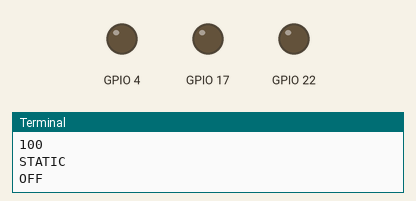
Recording of a program running on a simulated Raspberry Pi (BCM pin numbers). On the bench: output pins drawn as LEDs (lit = HIGH), the last lines printed to the terminal. At 39.1 s the program stops and its outputs stay as they are.

Above: at 0.1 s.
At 8.6 s:
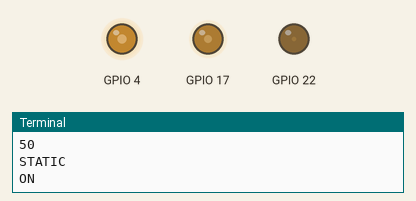
At 32.1 s:
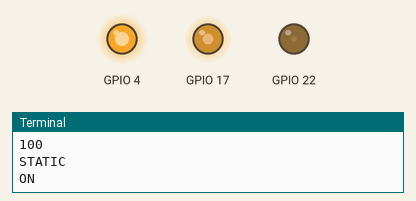
Timing chart, 0 to 40.6 s (numbered marks = the images above):
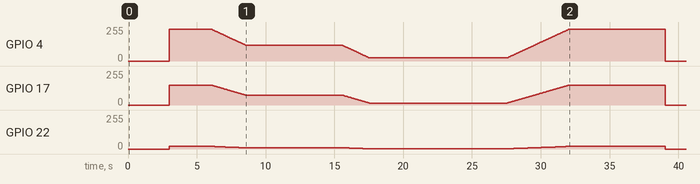

The program:

lights.py
```python
import time

import pigpio

from light_values import *

STATIC = "STATIC"
WAVE = "WAVE"

R_PIN = 4
G_PIN = 17
B_PIN = 22

PINS = RGB(r=R_PIN, g=G_PIN, b=B_PIN)

VCC = 10

OFF = RGB(r=0, g=0, b=0)

class Light(object):
    """Lights object to maintian logic of the state of the lights and
    Gpio ports
    """
    def __init__(self):
        super(Light, self).__init__()
        self.previous_brightness = 100
        self.brightness = 100
        self.color = NATURALISH
        self.mode = STATIC
        self.power_state = "OFF"

        self.pi = pigpio.pi()

    def current_settings(self):
        return {
                   'power_state': self.power_state,
                   'brightness': self.brightness,
                   'mode': self.mode
               }

    def needs_updating(self, light_data):
        if light_data.get('brightness') != self.brightness \
        or light_data.get('mode') != self.mode \
        or light_data.get('power_state') != self.power_state:
            return True
        return False

    def update_lights(self, light_data):
        self.previous_brightness = self.brightness
        self.brightness = light_data.get('brightness')
        self.mode = light_data.get('mode')
        self.power_state = light_data.get('power_state')
        self._update_board()

    def _update_board(self):
        if self.power_state == "ON":
            # Case where called on and no change in brightness
            # if self.previous_brightness == self.brightness:
            #     gpio_brightness = self.previous_brightness * (255/100)
            #     self.pi.set_PWM_dutycycle(PIN, gpio_brightness)
            # # Case where already on and need change in brightness
            # else:
            self._update_brightness()
        else:
            # Case where called off
            self._update_color(OFF)
        print(self.brightness)
        print(self.mode)
        print(self.power_state)

    def _update_brightness(self):
        while self.previous_brightness != self.brightness:
            next_color = RGB(r=int(self.color.r * (self.previous_brightness/100.0)),
                             g=int(self.color.g * (self.previous_brightness/100.0)),
                             b=int(self.color.b * (self.previous_brightness/100.0)))
            self._update_color(next_color)
            diff = self.brightness - self.previous_brightness
            # adjust previous brightness to +/- 1
            self.previous_brightness = self.previous_brightness + \
                (diff) / abs(diff)
            time.sleep(.05)
        final_color = RGB(r=int(self.color.r * (self.brightness/100.0)),
                         g=int(self.color.g * (self.brightness/100.0)),
                         b=int(self.color.b * (self.brightness/100.0)))
        self._update_color(final_color)

    def _update_color(self, rgb_tuple):
        for color in rgb_tuple._fields:
            self.pi.set_PWM_dutycycle(getattr(PINS, color), getattr(rgb_tuple, color))

def update_color(pi, rgb_tuple):
    for color in rgb_tuple._fields:
        pi.set_PWM_dutycycle(getattr(PINS, color), getattr(rgb_tuple, color))

if __name__ == '__main__':
    light = Light()
    light._update_board()
    time.sleep(3)
    light_data_0 = {
        'power_state': "ON",
        'brightness': 100,
        'mode': STATIC
    }
    light.update_lights(light_data_0)
    time.sleep(3)
    light_data_1 = {
        'power_state': "ON",
        'brightness': 50,
        'mode': STATIC
    }
    light.update_lights(light_data_1)
    time.sleep(7)
    light_data_2 = {
        'power_state': "ON",
        'brightness': 10,
        'mode': STATIC
    }
    light.update_lights(light_data_2)
    time.sleep(10)
    light_data_3 = {
        'power_state': "ON",
        'brightness': 100,
        'mode': STATIC
    }
    light.update_lights(light_data_3)
    time.sleep(7)
    light_data_4 = {
        'power_state': "OFF",
        'brightness': 100,
        'mode': STATIC
    }
    light.update_lights(light_data_4)
```

light_values.py
```python
"""
A list of RGB values representing real world lighting.

Sourced from http://planetpixelemporium.com/tutorialpages/light.html

# Light Source Kelvin
LIGHT_SOURCE = RGB(R <int>, G <int>, B <int>)
"""
import collections

RGB = collections.namedtuple('RGB', 'r g b')
# Candle 1900
CANDLE = RGB(255, 147, 41)
# 40W Tungsten 2600
TUNGSTEN_40W = RGB(255, 197, 143)
# 100W Tungsten 2850
TUNGSTEN_100W = RGB(255, 214, 170)
# Halogen 3200
HALOGEN = RGB(255, 241, 224)
# Carbon Arc 5200
CARBON_ARC = RGB(255, 250, 244)
# High Noon Sun 5400
HIGH_NOON = RGB(255, 255, 251)
# Direct Sunlight 6000
DIRECT_SUNLIGHT = WHITE = RGB(255, 255, 255)
# Overcast Sky 7000
OVERCAST_SKY = RGB(201, 226, 255)
# Clear Blue Sky 20000
CLEAR_BLUE_SKY = RGB(64, 156, 255)
# Warm Fluorescent
WARM_FLOURESCENT = RGB(255, 244, 229)
# Standard Fluorescent
STANDARD_FLOURESCENT = RGB(244, 255, 250)
# Cool White Fluorescent
COOL_WHITE_FLOURESCENT = RGB(212, 235, 255)
# Full Spectrum Fluorescent
FULL_SPECTRUM_FLOURESCENT = RGB(255, 244, 242)
# Grow Light Fluorescent
GROW_LIGHT_FLOURESCENT = RGB(255, 239, 247)
# Black Light Fluorescent
BLACK_LIGHT_FLOURESCENT  = RGB(167, 0, 255)
# Mercury Vapor
MERCURY_VAPOR = RGB(216, 247, 255)
# Sodium Vapor
SODIUM_VAPOR = RGB(255, 209, 178)
# Metal Halide
METAL_HALIDE = RGB(242, 252, 255)
# High Pressure Sodium
HIGH_PRESSURE_SODIUM = RGB(255, 183, 76)

## My colors
# Naturalish
NATURALISH = RGB(240,150,20)

YELLOWISH = RGB(240,180,20)
```

Measured:
- by itself, GPIO 22: 0/255 → 20/255 at 3.0 s, → 19/255 3.1 s later, → 18/255 0.25 s later, → 17/255 0.25 s later, … (38 changes in this stretch)
